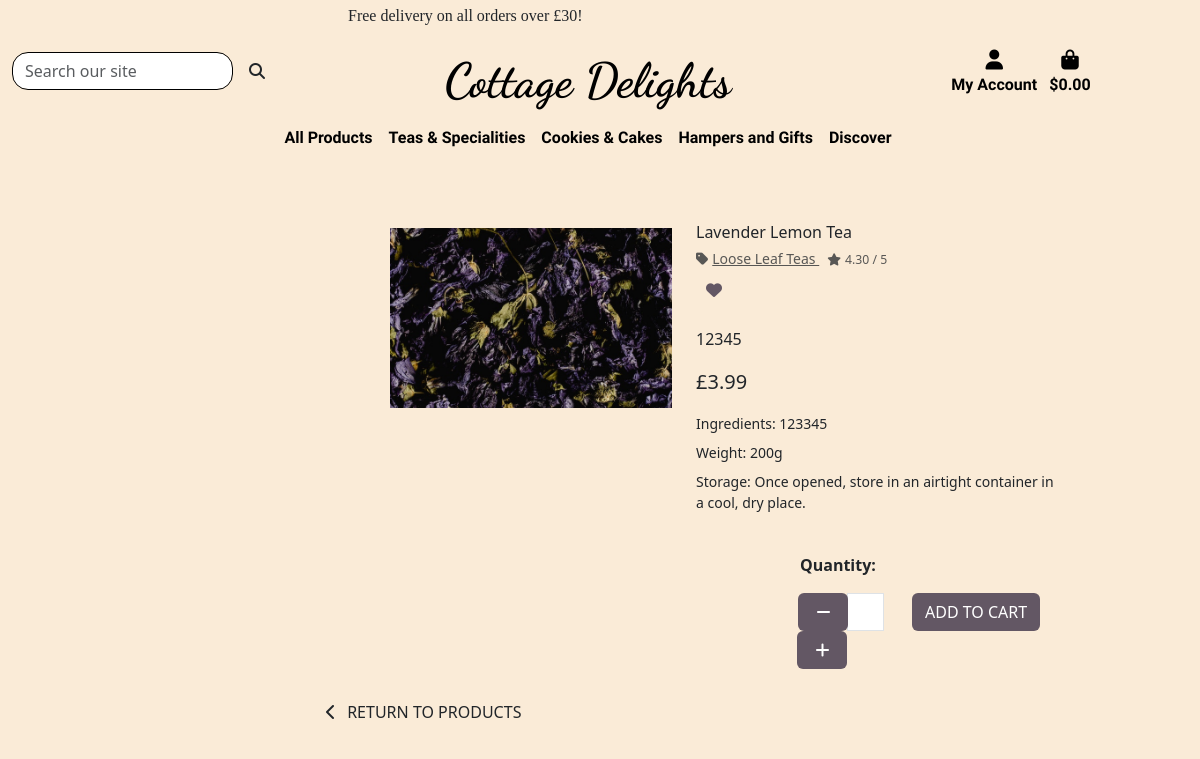
Screenshot of /products/2/ with the database file from the repository.
### products/models.py (models this page shows, shortened)
class Product(models.Model):
    category = models.ForeignKey(
        'category', null=True, blank=True, on_delete=models.SET_NULL)
    sku = models.CharField(max_length=100)
    name = models.CharField(max_length=250, null=True, blank=True)
    description = models.TextField()
    ingredients = models.CharField(max_length=450)
    weight = models.CharField(max_length=10, null=True, blank=True)
    storage = models.TextField(null=True, blank=True)
    price = models.DecimalField(max_digits=6, decimal_places=2)
    rating = models.DecimalField(
        max_digits=6, decimal_places=2, null=True, blank=True)
    image_url = models.URLField(max_length=1024, null=True, blank=True)
    image = models.ImageField(null=True, blank=True)

class Category(models.Model):
    class Meta:
        verbose_name_plural = 'Categories'
    name = models.CharField(max_length=250)
    friendly_name = models.CharField(max_length=250, null=True, blank=True)

### products/views.py (the view)
# urls.py: path('<int:product_id>/', views.productdetails, name='productdetails'),
def productdetails(request, product_id):
    product = get_object_or_404(Product, pk=product_id)
    context = {
        'product': product,
    }
    return render(request, 'products/productdetails.html', context)

### cart/contexts.py (called while the page is built, shortened)
def cart_contents(request):
    cart_items = []
    order_total = 0
    product_quant = 0
    cart = request.session.get('cart', {})
    if order_total < settings.FREE_DELIVERY_THRESHOLD:
        delivery = order_total * Decimal(settings.STANDARD_DELIVERY_PERCENTAGE / 100)
        free_delivery_delta = settings.FREE_DELIVERY_THRESHOLD - order_total
    else:
        delivery = 0
        free_delivery_delta = 0
    grand_total = delivery + order_total
    context = {
        'cart_items': cart_items,
        'order_total': order_total,
        'product_quant': product_quant,
        'delivery': delivery,
        'free_delivery_delta': free_delivery_delta,
        'free_delivery_threshold': settings.FREE_DELIVERY_THRESHOLD,
        'grand_total': grand_total,
    }
    return context

### wishlist/contexts.py (called while the page is built, shortened)
def wishlist_contents(request):
    wishlist_items = []
    total = 0
    product_quant = 0
    wishlist = request.session.get('wishlist', {})
    context = {
        'wishlist_items': wishlist_items,
        'product_quant': product_quant,
        'total': total,
    }
    return context

### products/templates/products/productdetails.html (shortened to what this page needs)
{% extends 'base.html' %}
{% load static %}
{% block page_header %}
<div class="container header-container">
</div>
{% endblock %}
{% block content %}
<div class="container-fluid mt-2">
    <div class=" container-fluid row mt-2">
        <div class="imgcontainer col-sm-12 col-md-6 col-lg-4 offset-3 me-0 mt-2">
            <div class="col-sm-12 w-100 image-container my-5">
                {% if product.image %}
                <a href="{{ product.image.url }}" target="_blank">
                    <img class="card-img-top img-fluid" src="{{ product.image.url }}" alt="{{ product.name }}">
                </a>
                {% else %}
                <a href="{{ product.image.url }}">
                    <img class="card-img-top img-fluid" src="{{ MEDIA_URL }}noimage.png" alt="{{ product.name }}">
                </a>
                {% endif %}
            </div></div>
            <div class="col-sm-12 col-md-6 col-lg-4">
                <div class="productdetails-cont mb-4 mt-4 mt-md-5">
                    <p class="mb-0">{{ product.name }}</p>
                    {% if product.category %}
                    <p class="small mt-1 mb-0">
                        <a class="text-muted" href="{% url 'products' %}?category={{ product.category.name }}">
                            <i class="fas fa-tag me-1"></i>{{ product.category.friendly_name }}
                        </a>
                        {% endif %}
                        {% if product.rating %}
                        <span class="mx-2"><small class="text-muted"><i
                                    class="fas fa-star me-1"></i>{{ product.rating }} / 5</small></span>
                        {% else %}
                        <small class="text-muted">No Rating</small>
                        {% endif %}</p>
                        <div class="row mt-2">
                        <form class="form" action="{% url 'add_to_wishlist' product.id %}" method="POST">
                                <div class="form-row">
                                    <div class="col-sm-12 col-md-5 mb-2">
                                        <button type="submit" class="wishicon"><span class="icon">
                            <i class="fas fa-heart"></i>
                        </span></button>
                                    </div>
                                </div>
                            </form>
        </div>
                    <p class="mt-3">{{ product.description }}</p>
                    <p class="lead mb-0 text-left font-weight-bold">£{{ product.price }}</p>
                    <small>
                    <div class="row mt-3">
                        <div class="col md-6">Ingredients: {{ product.ingredients }}</div>
                    </div>
                    <div class="row mt-2">
                        <div class="col md-6">Weight: {{ product.weight }}</div>
                    </div>
                    <div class="row mt-2">
                        <div class="col">Storage: {{ product.storage }}</div>
                    </div></small>
                    </div>
                </div></div></div>
            <div class="form-row">
                                <div class="col-md-4 offset-8">
                                <p class="mt-3"><strong>Quantity:</strong></p>
                            </div>
                        </div>
                <div class="row mx-auto">
                    <div class="col-md-2 me-0 mx-auto mb-3">
                    <form class="form quant-form offset-2 me-1" action="{% url 'add_items' product.id %}" method="POST">
                                <div class="offset-2 form-group w-30">
                                    <div class="input-group input-group-{{ product.id }}">
                                        <div class="input-group-prepend">
                                            <button
                                                class="decrement-qty btn btn-black rounded-end decrement-qty_{{ product.id }}"
                                                data-item_id="{{ product.id }}">
                                                <span class="icon">
                                                    <i class="fas fa-minus"></i>
                                                </span>
                                            </button>
                                        </div>
                                        <input class="form-control qty_input id_qty_{{ product.id }}" type="number"
                                            name="quantity" value="1" min="1" max="99" data-item_id="{{ product.id }}">
                                        <div class="input-group-append">
                                            <button
                                                class="increment-qty btn btn-black rounded-start increment-qty_{{ product.id }}"
                                                data-item_id="{{ product.id }}">
                                                <span class="icon">
                                                    <i class="fas fa-plus"></i>
                                                </span>
                                            </button>
                                        </div>
                                    </div>    </div></div>
                                    <div class="col-md-3 ms-0">
                                    <input type="submit" class="btn btn-black rounded text-uppercase"
                                    value="Add to Cart">
                                </div>
                </div>
                        <div class="row">
                            <div class="col-12 col-md-6 mx-auto mt-2">
                                <a href="{% url 'products' %}" class="btn btn-outline-black rounded-0">
                                    <span class="icon">
                                        <i class="fas fa-chevron-left"></i>
                                    </span>
                                    <span class="text-uppercase me-3">Return to Products</span>
                                </a>
                            </div>
                        </div></div>
{% endblock %}

### templates/base.html (shortened to what this page needs)
{% load static %}
<!DOCTYPE html>
<html lang="en">
<head>
    {% block corecss %}
    <link href="https://cdn.jsdelivr.net/npm/bootstrap@5.3.0-alpha3/dist/css/bootstrap.min.css" rel="stylesheet">
    <link rel="stylesheet" href="{% static 'css/base.css' %}">
    {% endblock %}
</head>
<body>
    <header class="container-fluid header-bg fixed-top mt-0 mb-3 pt-0 gx-0 mx-0">
        <div id="topnav" class="row d-lg-flex headingdiv gx-0 mx-0">
        <div class="free-shipping text-white my-auto row gx-0 mx-0">
            <div class="text-dark col-sm-6 offset-3 ps-5 pt-1 mx-auto">
                <span class="text-center">Free delivery on all orders over £{{ free_delivery_threshold }}!</span>
            </div>
    </div>
        <div class="row pt-lg-2 d-lg-flex gx-0 mx-0">
        <div class="row">
             <div class="col-md-4 col-lg-3 py-1 py-lg-0 mt-3 d-none d-sm-none d-md-none d-lg-block">
                <form method="GET" action="{% url 'products' %}">
                    <div class="input-group w-100">
                        <input class="form-control border border-black rounded-4" type="text" name="q" placeholder="Search our site">
                        <div class="input-group-append">
                            <button class="form-control btn rounded-4" type="submit">
                                <span class="icon">
                                    <i class="fas fa-search"></i>
                                </span>
                            </button>
                        </div>
                    </div>
                </form>
            </div>
            <div class="col-12 col-lg-6 py-1 py-lg-0 mt-3 text-center text-lg-left">
                <a href="{% url 'home' %}" class="nav-link main-logo-link">
                    <h2 class="logo-font text-black my-0">Cottage Delights</h2>
                </a>
            </div>
            <div class="col-lg-3 my-auto py-1 py-lg-0 d-none d-sm-none d-md-none d-lg-block">
                <ul class="list-inline list-unstyled text-center text-lg-right my-0">
                    <li class="list-inline-item dropdown">
                        <a class="text-black nav-link" href="{% url 'userprofile' %}" id="user-options" data-bs-toggle="dropdown" aria-haspopup="true" aria-expanded="false">
                            <div class="text-center">
                                <div><i class="fas fa-user fa-lg"></i></div>
                                <p class="my-0">My Account</p>
                            </div>
                        </a>
                    </li>
                    <li class="list-inline-item pe-3">
                        <a class="{% if grand_total %}text-info font-weight-bold{% else %}text-black{% endif %} nav-link" href="{% url 'view_cart' %}">
                            <div class="text-center">
                                <div><i class="fas fa-shopping-bag fa-lg"></i></div>
                                <p class="my-0">
                                    {% if grand_total %}
                                        £{{ grand_total|floatformat:2 }}
                                    {% else %}
                                        $0.00
                                    {% endif %}
                                </p>
                            </div>
                        </a>
                    </li>
                </ul>
            </div>
            </div></div>
        <div class="row header-bg">
            <nav class="navbar navbar-expand-lg navbar-light w-100">
                {% include 'includes/main_navigation.html' %}
            </nav>
        </div></div>
    </header>
    {% block page_header %}
    {% endblock %}
    {% block content %}
    {% endblock %}
</body>
</html>

### templates/includes/main_navigation.html (shortened to what this page needs)
<div class="collapse navbar-collapse" id="main-nav">
    <ul class="navbar-nav w-auto mx-auto">
        <li class="nav-item dropdown">
            <a class="logo-font font-weight-bold nav-link text-black" href="#" id="all-products-link" data-bs-toggle="dropdown" aria-haspopup="true" aria-expanded="false">
                All Products
            </a>
        </li>
        <li class="nav-item dropdown">
            <a class="logo-font font-weight-bold nav-link text-black" href="{% url 'products' %}?category=loose_tea,special_teas" id="teas-specials-link" data-bs-toggle="dropdown" aria-haspopup="true" aria-expanded="false">
                Teas &amp; Specialities
            </a>
        </li>
        <li class="nav-item dropdown">
            <a class="logo-font font-weight-bold nav-link text-black" href="#" id="cookies-cakes-link" data-bs-toggle="dropdown" aria-haspopup="true" aria-expanded="false">
                Cookies &amp; Cakes
            </a>
        </li>
        <li class="nav-item dropdown">
            <a class="logo-font font-weight-bold nav-link text-black" href="#" id="hampers-gifts-link" data-bs-toggle="dropdown" aria-haspopup="true" aria-expanded="false">
                Hampers and Gifts
            </a>
        </li>
        <li class="nav-item dropdown">
            <a class="logo-font font-weight-bold nav-link text-black" href="#" id="sale-clearance-link" data-bs-toggle="dropdown" aria-haspopup="true" aria-expanded="false">
                Discover
            </a>
        </li>
    </ul>
</div>

### static/css/base.css (style rules this page uses)
html { height: 100%; margin: 0; padding: 0; width: 100%; }
body { width: 100%; background-image: url('/media/elaine-howlin-FEpNmWh1fMc-unsplash.jpg'); background-repeat: no-repeat; background-size: cover; background-color: rgb(247, 235, 235); height: calc(76vh - 164px); }
.header-container { padding-top: 164px; width: 100%; }
header.header-bg { background-color: antiquewhite; }
h2.logo-font { font-family: 'Dancing Script', serif; font-weight: 700; font-size: 3em; }
a.nav-link { font-family: 'Petrona', serif; font-weight: 700; }
div.free-shipping { z-index: 9000; font-family: 'Arbutus Slab', serif; font-weight: 400; }
.imgcontainer { padding-left: 90px; }
img.card-img-top { width: 100%; height: 15vw; object-fit: cover; }
.quant-form { padding-left: 40px; }
.icon { align-items: center; display: inline-flex; justify-content: center; height: 1.5rem; width: 1.5rem; }
button.wishicon { border: none; background-color: transparent; color: rgb(99, 87, 100); }
.btn-black { background: rgb(99, 87, 100); color: white; }
@media (min-width: 768px) { .container { width: 100%; } }
@media (min-width: 992px) { .header-container { padding-top: 164px; } }
@media screen and (min-width: 768px) and (max-width: 1755px) { html { width: 100%; } }
@media screen and (min-width: 768px) and (max-width: 1755px) { body { width: 100%; } }
@media screen and (min-width: 768px) and (max-width: 1755px) { div.container { width: 100%; } }

### rows the page displays
Product: image (picture), name "Lavender Lemon Tea", category.friendly_name "Loose Leaf Teas", rating "4.30", description "12345", price "3.99", ingredients "123345", weight "200g", storage "Once opened, store in an airtight container in a cool, dry place."

### other values shown
{{ free_delivery_threshold }} "30"
